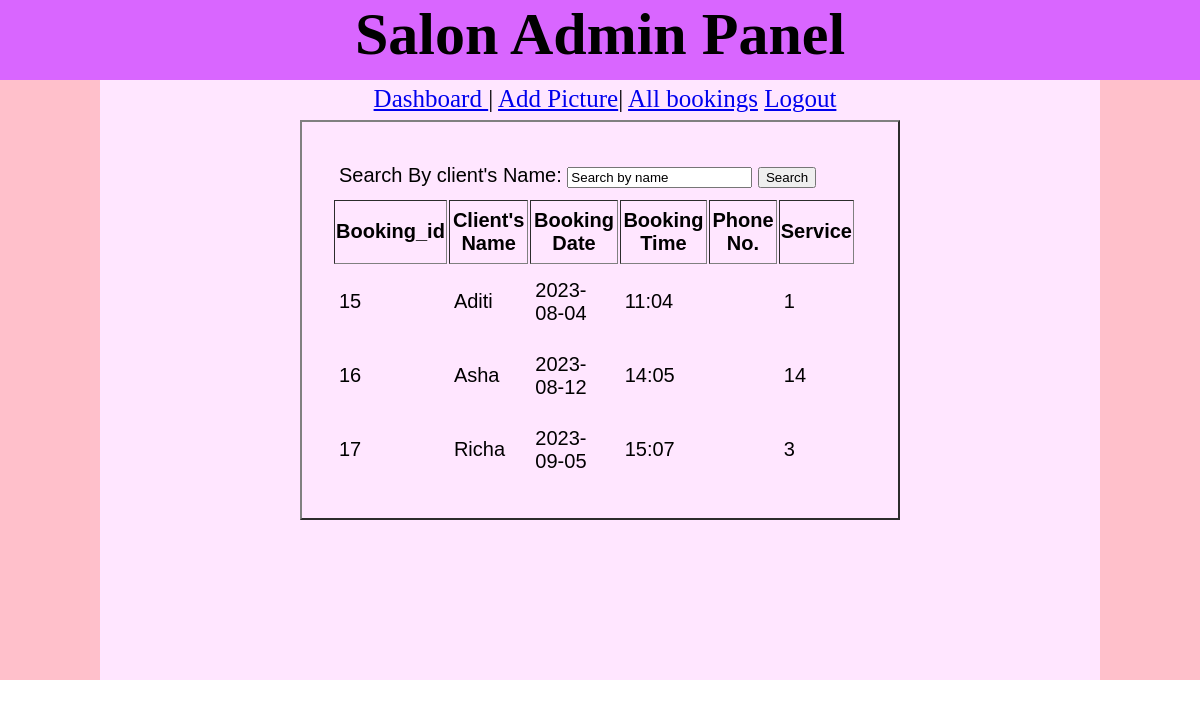
The page /adminpanel/allbookings.php on the database its author committed.
### tables this page shows
CREATE TABLE `bookings` (
  `bookingid` int(11) NOT NULL,
  `personname` varchar(255) NOT NULL,
  `bookingdate` varchar(11) NOT NULL,
  `bookingtime` varchar(11) NOT NULL,
  `email` varchar(255) NOT NULL,
  `service` varchar(255) NOT NULL,
  `charges` varchar(255) NOT NULL
);

### adminpanel/allbookings.php (the view, shortened to what this page needs)
<?php
	Include('common/connection.php');
	?>
<html>
<head>
    <link rel="stylesheet" href="css/style.css">
</head>
<body>
<?php Include('common/header.php');?>
				<div class="right">
								<form method="post">
								<table class="logintable" border="2px">
							<tr>
								<td colspan="6">Search By client's Name:
								<input type="search"  name="search" value="Search by name "/>
								<input type="submit" name="search" value="Search"/>
								</td>
							</tr>
							<tr>
								<th>Booking_id</th>
								<th>Client's Name</th>
								<th>Booking Date</th>
								<th>Booking Time</th>
								<th>Phone No.</th>
								<th>Service </th>
							</tr>
							<?php
						if(!empty($_GET['search']))
						{
							$searchname=$_GET['search'];
							$query="select * from bookings where personname like '%$searchpersonname%' ";
						}
						else
						{
							$query="select * from bookings";
						}
						$result=mysqli_query($connect,$query);
						while($row=mysqli_fetch_assoc($result))
						{
						?>
							<tr>
								<td><?php echo $row['bookingid']?></td>
								<td><?php echo $row['personname']?></td>
								<td><?php echo $row['bookingdate']?></td>
								<td><?php echo $row['bookingtime']?></td>
								<td><?php echo $row['phone']?></td>
								<td><?php echo $row['service']?></td>
								<td><?php echo $row['charges']?></td>
							</tr>
						<?php
							}
						?>
							</table>
							</form>
					 	</div>
				</div>
			</div>
    </body>
</html>

### adminpanel/common/header.php
<div class="header">
				<div class="inhead">
        <h1>Salon Admin Panel</h1>
   </div>
   </div>
    <div class="main">
		<div class="inner">
			<div class="dash">
				<a href="addcategory.php">Dashboard </a> |
				<a href="nails.php">Add Picture</a>|
				<a href="allbookings.php">All bookings</a>
				<a href="index.php">Logout</a>
			</div>

### adminpanel/css/style.css (style rules this page uses)
body { margin:0px; padding:0px; }
.header { height:80px; width:100%; margin:auto; background-color:#d966ff; }
.inhead { height:80px; width:1000px; margin:auto; background-color:#d966ff; text-align:center; font-family:cursive; font-size:30px; }
.main { height:600px; width:100%; background-color:pink; }
.inner { height:600px; width:1000px; margin:auto; background-color:#ffe6ff; }
.logintable { font-family:arial; font-size:20; margin:auto; padding:30px; height:400px; width:600px; }
.logintable td { padding:5px; border:solid 0px #d966ff; margin:auto; }
.dash { font-family:; font-size:25px; height:30px; width:1000px; background-color:lightpurple; text-align:center; padding:5px; }
.right { float:left; width:700px; margin-left:150px; text-align:center; background-color:#ffe6ff; }

### rows shown on the page
bookings: bookingid "15", personname "Aditi", bookingdate "2023-08-04", bookingtime "11:04", service "1"
bookings: bookingid "16", personname "Asha", bookingdate "2023-08-12", bookingtime "14:05", service "14"
bookings: bookingid "17", personname "Richa", bookingdate "2023-09-05", bookingtime "15:07", service "3"
